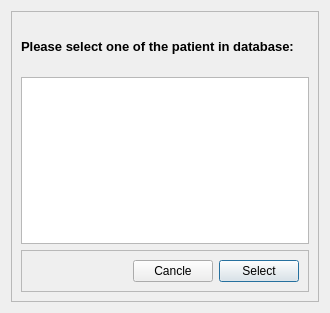
<?xml version="1.0" encoding="UTF-8"?>
<ui version="4.0">
 <class>Patient_select</class>
 <widget class="QWidget" name="Patient_select">
  <property name="geometry">
   <rect>
    <x>0</x>
    <y>0</y>
    <width>330</width>
    <height>313</height>
   </rect>
  </property>
  <property name="windowTitle">
   <string>Form</string>
  </property>
  <layout class="QVBoxLayout" name="verticalLayout_2">
   <item>
    <widget class="QFrame" name="frame">
     <property name="frameShape">
      <enum>QFrame::StyledPanel</enum>
     </property>
     <property name="frameShadow">
      <enum>QFrame::Raised</enum>
     </property>
     <layout class="QVBoxLayout" name="verticalLayout">
      <item>
       <widget class="QLabel" name="label">
        <property name="minimumSize">
         <size>
          <width>0</width>
          <height>50</height>
         </size>
        </property>
        <property name="maximumSize">
         <size>
          <width>16777215</width>
          <height>50</height>
         </size>
        </property>
        <property name="font">
         <font>
          <pointsize>10</pointsize>
          <weight>75</weight>
          <bold>true</bold>
         </font>
        </property>
        <property name="text">
         <string>Please select one of the patient in database:</string>
        </property>
       </widget>
      </item>
      <item>
       <widget class="QListWidget" name="listWidget"/>
      </item>
      <item>
       <widget class="QFrame" name="frame_2">
        <property name="frameShape">
         <enum>QFrame::StyledPanel</enum>
        </property>
        <property name="frameShadow">
         <enum>QFrame::Raised</enum>
        </property>
        <layout class="QHBoxLayout" name="horizontalLayout">
         <item>
          <spacer name="horizontalSpacer">
           <property name="orientation">
            <enum>Qt::Horizontal</enum>
           </property>
           <property name="sizeHint" stdset="0">
            <size>
             <width>107</width>
             <height>20</height>
            </size>
           </property>
          </spacer>
         </item>
         <item>
          <widget class="QPushButton" name="btn_cancle">
           <property name="text">
            <string>Cancle</string>
           </property>
          </widget>
         </item>
         <item>
          <widget class="QPushButton" name="btn_select">
           <property name="text">
            <string>Select</string>
           </property>
           <property name="default">
            <bool>true</bool>
           </property>
          </widget>
         </item>
        </layout>
       </widget>
      </item>
     </layout>
    </widget>
   </item>
  </layout>
 </widget>
 <resources/>
 <connections/>
</ui>
